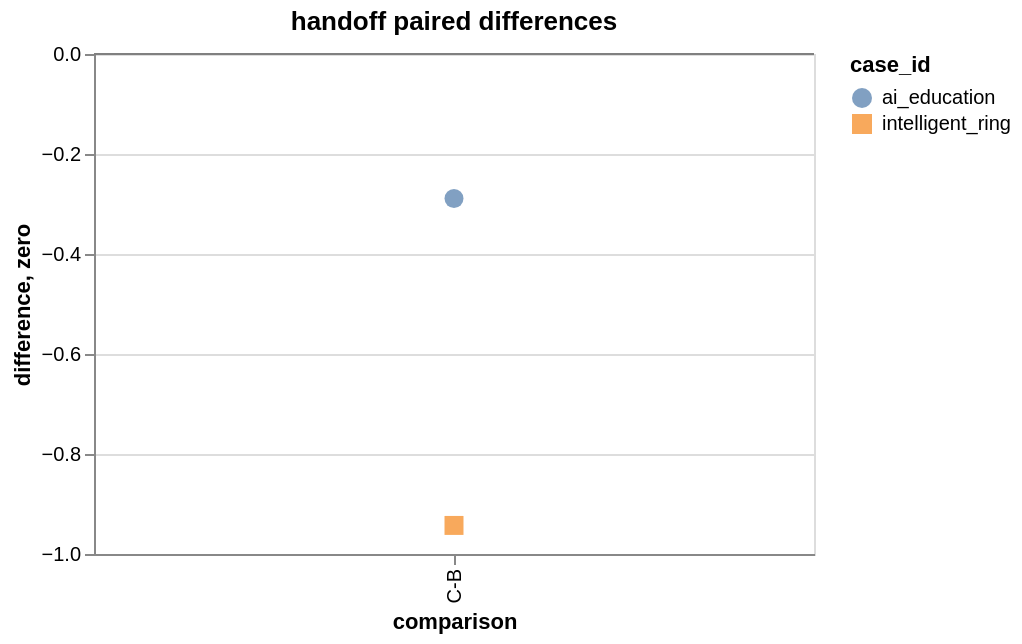

Here is the Vega-Lite specification saved for this chart:
### Vega-Lite specification from a JSON file in a GitHub repository (floating-point values rounded to 4 significant figures)
{"config": {"view": {"continuousWidth": 300, "continuousHeight": 300}}, "layer": [{"data": {"values": [{"case_id": "ai_education", "comparison": "C-B", "difference": -0.2889}, {"case_id": "intelligent_ring", "comparison": "C-B", "difference": -0.9429}]}, "mark": {"type": "point", "filled": true, "size": 90}, "encoding": {"color": {"field": "case_id", "type": "nominal"}, "shape": {"field": "case_id", "type": "nominal"}, "tooltip": [{"field": "case_id", "type": "nominal"}, {"field": "comparison", "type": "nominal"}, {"field": "difference", "type": "quantitative"}], "x": {"field": "comparison", "sort": ["B-A", "C-B", "C-D"], "type": "nominal"}, "y": {"field": "difference", "type": "quantitative"}}, "title": "handoff paired differences"}, {"data": {"values": [{"zero": 0}]}, "mark": {"type": "rule", "color": "gray"}, "encoding": {"y": {"field": "zero", "type": "quantitative"}}}], "height": 250, "width": 360, "$schema": "https://vega.github.io/schema/vega-lite/v6.4.1.json"}
